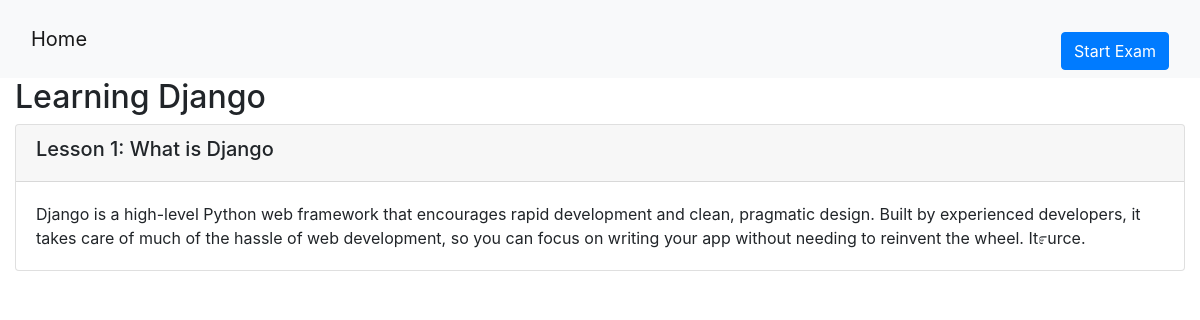
/onlinecourse/1/ (signed in), run on the app's committed database.
### onlinecourse/models.py (models this page shows, shortened)
class Course(models.Model):
    name = models.CharField(null=False, max_length=30, default='online course')
    image = models.ImageField(upload_to='course_images/')
    description = models.CharField(max_length=1000)
    pub_date = models.DateField(null=True)
    instructors = models.ManyToManyField(Instructor)
    users = models.ManyToManyField(settings.AUTH_USER_MODEL, through='Enrollment')
    total_enrollment = models.IntegerField(default=0)
    is_enrolled = False

class Lesson(models.Model):
    title = models.CharField(max_length=200, default="title")
    order = models.IntegerField(default=0)
    course = models.ForeignKey(Course, on_delete=models.CASCADE)
    content = models.TextField()

### onlinecourse/views.py (the view)
# urls.py: path('<int:pk>/', views.CourseDetailView.as_view(), name='course_details'),
class CourseDetailView(generic.DetailView):
    model = Course
    template_name = 'onlinecourse/course_detail_bootstrap.html'

### onlinecourse/templates/onlinecourse/course_detail_bootstrap.html (shortened to what this page needs)
<!DOCTYPE html>
<html lang="en">
<head>
     {% load static %}
    <link rel="stylesheet" href="https://maxcdn.bootstrapcdn.com/bootstrap/4.5.2/css/bootstrap.min.css">
</head>
<body>
    <nav class="navbar navbar-light bg-light">
        <div class="container-fluid">
            <div class="navbar-header">
                  <a class="navbar-brand" href="{% url 'onlinecourse:index' %}">Home</a>
            </div>
            <ul class="nav navbar-nav navbar-right">
                {% if user.is_authenticated %}
            <button class="btn btn-primary btn-block" data-toggle="collapse" data-target="#exam">Start Exam</button>
            {% endif %}
            </ul>
        </div>
    </nav>
    <div class="container-fluid">
            <h2>{{ course.name }}</h2>
            <div class="card-columns-vertical">
                {% for lesson in course.lesson_set.all %}
                    <div class="card mt-1">
                        <div class="card-header"><h5>Lesson {{lesson.order|add:1}}: {{lesson.title}}</h5></div>
                        <div class="card-body">{{lesson.content}}</div>
                    </div>
                {% endfor %}
            </div>
    </div>
</body>
</html>

### data on the page
Course: name "Learning Django"
Lesson: order|add "1", title "What is Django", content "Django is a high-level Python web framework that encourages rapid development and clean, pragmatic design. Built by experienced developers, it takes care of much of the hassle of web development, so you can focus on writing your app without needing to reinvent the wheel. It೯urce."
